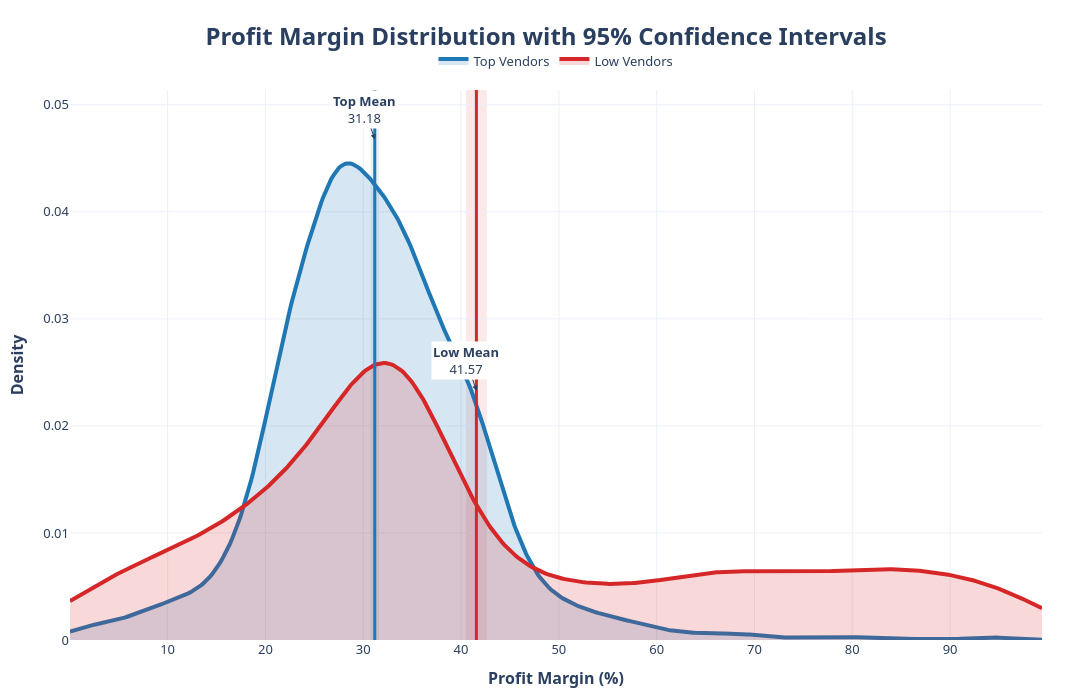

The notebook cell this image was saved under:
### Code cell
import plotly.graph_objects as go
from scipy.stats import gaussian_kde
import numpy as np

top_mean, top_lower, top_upper = confidence_interval(top_vendors)
low_mean, low_lower, low_upper = confidence_interval(low_vendors)

x = np.linspace(
    min(top_vendors.min(), low_vendors.min()),
    max(top_vendors.max(), low_vendors.max()),
    500
)

top_kde = gaussian_kde(top_vendors)
low_kde = gaussian_kde(low_vendors)

fig = go.Figure()

# ---------------------------
# Top Vendors Distribution
# ---------------------------

fig.add_trace(
    go.Scatter(
        x=x,
        y=top_kde(x),
        mode="lines",
        name="Top Vendors",
        line=dict(color="#1f77b4", width=4),
        fill="tozeroy",
        fillcolor="rgba(31,119,180,0.18)"
    )
)

# ---------------------------
# Low Vendors Distribution
# ---------------------------

fig.add_trace(
    go.Scatter(
        x=x,
        y=low_kde(x),
        mode="lines",
        name="Low Vendors",
        line=dict(color="#d62728", width=4),
        fill="tozeroy",
        fillcolor="rgba(214,39,40,0.18)"
    )
)

# ---------------------------
# Mean Lines
# ---------------------------

fig.add_vline(
    x=top_mean,
    line_width=3,
    line_dash="solid",
    line_color="#1f77b4"
)

fig.add_vline(
    x=low_mean,
    line_width=3,
    line_dash="solid",
    line_color="#d62728"
)

# ---------------------------
# Confidence Interval
# ---------------------------

fig.add_vrect(
    x0=top_lower,
    x1=top_upper,
    fillcolor="#1f77b4",
    opacity=0.10,
    layer="below",
    line_width=0
)

fig.add_vrect(
    x0=low_lower,
    x1=low_upper,
    fillcolor="#d62728",
    opacity=0.10,
    layer="below",
    line_width=0
)

# ---------------------------
# Annotations
# ---------------------------

fig.add_annotation(
    x=top_mean,
    y=max(top_kde(x))*1.05,
    text=f"<b>Top Mean</b><br>{top_mean:.2f}",
    showarrow=True,
    arrowhead=2,
    bgcolor="white"
)

fig.add_annotation(
    x=low_mean,
    y=max(low_kde(x))*0.9,
    text=f"<b>Low Mean</b><br>{low_mean:.2f}",
    showarrow=True,
    arrowhead=2,
    bgcolor="white"
)

# ---------------------------
# Layout
# ---------------------------

fig.update_layout(

    template="plotly_white",

    title=dict(
        text="<b>Profit Margin Distribution with 95% Confidence Intervals</b>",
        x=0.5,
        font=dict(size=24)
    ),

    xaxis=dict(
        title="<b>Profit Margin (%)</b>",
        showgrid=True,
        zeroline=False
    ),

    yaxis=dict(
        title="<b>Density</b>",
        showgrid=True,
        zeroline=False
    ),

    hovermode="x unified",

    legend=dict(
        orientation="h",
        y=1.08,
        x=0.5,
        xanchor="center"
    ),

    font=dict(
        family="Segoe UI",
        size=13
    ),

    width=1200,
    height=700,

    margin=dict(
        l=70,
        r=50,
        t=90,
        b=60
    )
)

fig.show()

### Figure 1 — Plotly figure (JSON) as saved in the notebook; plotly's stock layout.template omitted (floating-point values rounded to 4 significant figures; data arrays with more than 128 entries replaced by an {"elided": "..."} marker saying what was removed)
{"data": [{"fill": "tozeroy", "fillcolor": "rgba(31,119,180,0.18)", "line": {"color": "#1f77b4", "width": 4}, "mode": "lines", "name": "Top Vendors", "type": "scatter", "x": {"elided": "500 float values"}, "y": {"elided": "500 float values"}}, {"fill": "tozeroy", "fillcolor": "rgba(214,39,40,0.18)", "line": {"color": "#d62728", "width": 4}, "mode": "lines", "name": "Low Vendors", "type": "scatter", "x": {"elided": "500 float values"}, "y": {"elided": "500 float values"}}], "layout": {"annotations": [{"arrowhead": 2, "bgcolor": "white", "showarrow": true, "text": "<b>Top Mean</b><br>31.18", "x": 31.18, "y": 0.04676}, {"arrowhead": 2, "bgcolor": "white", "showarrow": true, "text": "<b>Low Mean</b><br>41.57", "x": 41.57, "y": 0.02329}], "font": {"family": "Segoe UI", "size": 13}, "height": 700, "hovermode": "x unified", "legend": {"orientation": "h", "x": 0.5, "xanchor": "center", "y": 1.08}, "margin": {"b": 60, "l": 70, "r": 50, "t": 90}, "shapes": [{"line": {"color": "#1f77b4", "dash": "solid", "width": 3}, "type": "line", "x0": 31.18, "x1": 31.18, "xref": "x", "y0": 0, "y1": 1, "yref": "y domain"}, {"line": {"color": "#d62728", "dash": "solid", "width": 3}, "type": "line", "x0": 41.57, "x1": 41.57, "xref": "x", "y0": 0, "y1": 1, "yref": "y domain"}, {"fillcolor": "#1f77b4", "layer": "below", "line": {"width": 0}, "opacity": 0.1, "type": "rect", "x0": 30.74, "x1": 31.61, "xref": "x", "y0": 0, "y1": 1, "yref": "y domain"}, {"fillcolor": "#d62728", "layer": "below", "line": {"width": 0}, "opacity": 0.1, "type": "rect", "x0": 40.5, "x1": 42.64, "xref": "x", "y0": 0, "y1": 1, "yref": "y domain"}], "title": {"font": {"size": 24}, "text": "<b>Profit Margin Distribution with 95% Confidence Intervals</b>", "x": 0.5}, "width": 1200, "xaxis": {"showgrid": true, "title": {"text": "<b>Profit Margin (%)</b>"}, "zeroline": false}, "yaxis": {"showgrid": true, "title": {"text": "<b>Density</b>"}, "zeroline": false}}}
